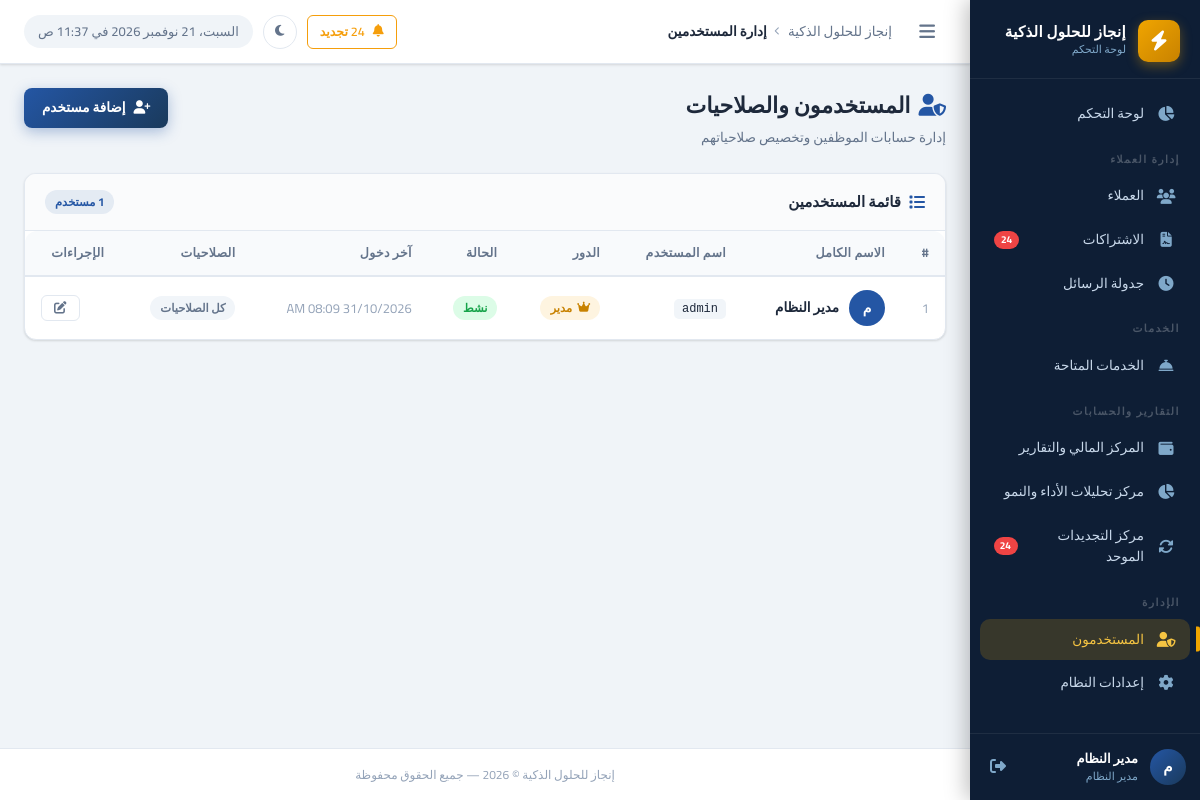
The app's page /users/index.php (signed in), older data.
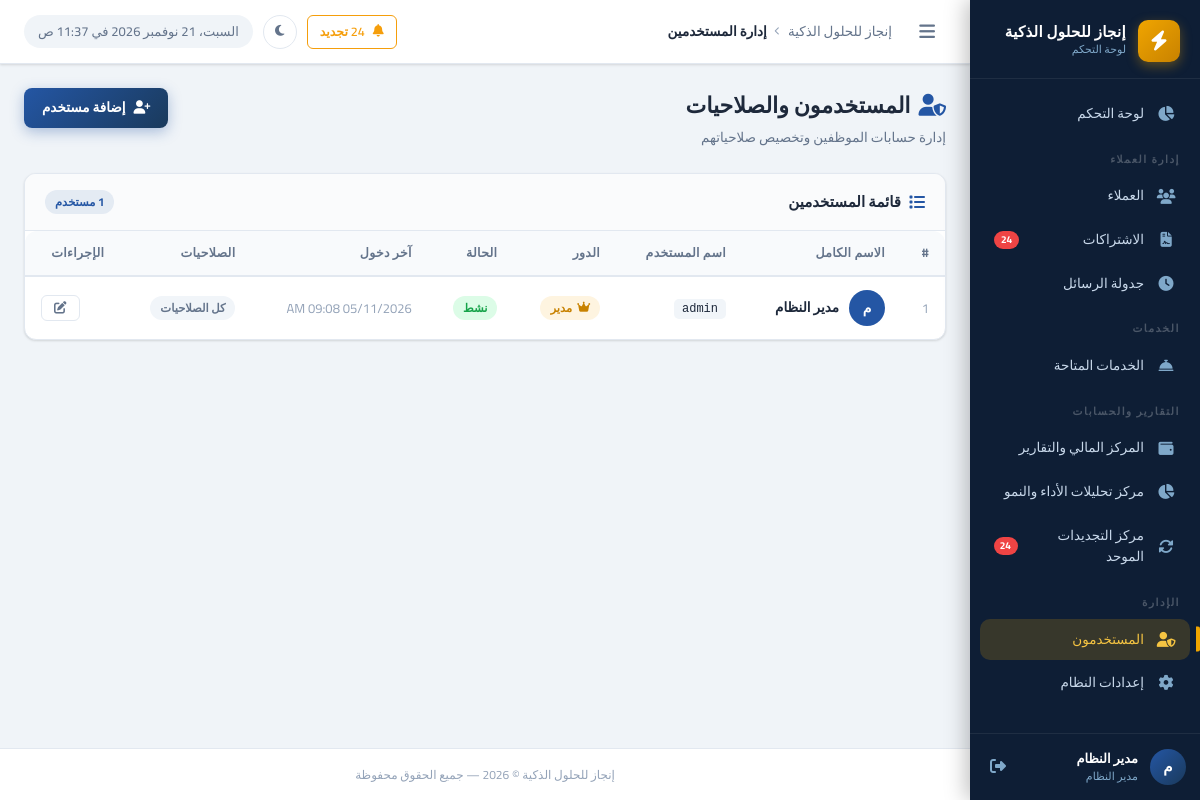
The same page, newer data.
### tables this page shows
CREATE TABLE `users` (
  `id` int UNSIGNED NOT NULL,
  `username` varchar(100) NOT NULL,
  `password` varchar(255) NOT NULL,
  `full_name` varchar(200) NOT NULL,
  `role` enum('admin','employee') NOT NULL DEFAULT 'employee',
  `permissions` json DEFAULT NULL COMMENT 'صلاحيات مخصصة للموظف',
  `status` tinyint(1) NOT NULL DEFAULT '1' COMMENT '1=نشط, 0=موقوف',
  `last_login` datetime DEFAULT NULL,
  `created_at` datetime NOT NULL DEFAULT CURRENT_TIMESTAMP,
  `updated_at` datetime NOT NULL DEFAULT CURRENT_TIMESTAMP ON UPDATE CURRENT_TIMESTAMP
);

### includes/functions.php (called while the page is built, shortened)
<?php
function formatDateTime(string $datetime): string {
    return date('d/m/Y h:i A', strtotime($datetime));
}
function e(mixed $value): string {
    return htmlspecialchars((string)$value, ENT_QUOTES, 'UTF-8');
}

### users/index.php (the view, shortened to what this page needs)
<?php
$db    = getDB();
$users = $db->query("SELECT * FROM users ORDER BY role ASC, full_name ASC")->fetchAll();
require_once INCLUDES_PATH . '/header.php';
?>
<div class="page-header">
  <div class="page-header-text">
    <h1 class="page-title"><i class="fas fa-user-shield" style="color:var(--primary-light);margin-left:8px;"></i>المستخدمون والصلاحيات</h1>
    <p class="page-subtitle">إدارة حسابات الموظفين وتخصيص صلاحياتهم</p>
  </div>
  <div class="page-actions">
    <a href="add.php" class="btn btn-primary" id="btn-add-user">
      <i class="fas fa-user-plus"></i>
      إضافة مستخدم
    </a>
  </div>
</div>
<div class="card">
  <div class="card-header">
    <span class="card-title"><i class="fas fa-list"></i> قائمة المستخدمين</span>
    <span class="badge badge-primary"><?= count($users) ?> مستخدم</span>
  </div>
  <div class="table-wrapper">
    <table class="data-table">
      <thead>
        <tr>
          <th>#</th>
          <th>الاسم الكامل</th>
          <th>اسم المستخدم</th>
          <th>الدور</th>
          <th>الحالة</th>
          <th>آخر دخول</th>
          <th>الصلاحيات</th>
          <th>الإجراءات</th>
        </tr>
      </thead>
      <tbody>
        <?php if (empty($users)): ?>
        <tr><td colspan="8"><div class="empty-state"><div class="empty-icon"><i class="fas fa-users-slash"></i></div><p class="empty-title">لا يوجد مستخدمون</p></div></td></tr>
        <?php else: ?>
        <?php foreach ($users as $i => $user):
          $perms = json_decode($user['permissions'] ?? '[]', true) ?? [];
          $allPerms = ALL_PERMISSIONS;
        ?>
        <tr>
          <td class="text-muted"><?= $i + 1 ?></td>
          <td>
            <div style="display:flex;align-items:center;gap:10px;">
              <div style="width:36px;height:36px;border-radius:50%;background:var(--primary-light);
                          display:flex;align-items:center;justify-content:center;color:#fff;
                          font-weight:700;font-size:14px;flex-shrink:0;">
                <?= e(mb_substr($user['full_name'], 0, 1, 'UTF-8')) ?>
              </div>
              <strong><?= e($user['full_name']) ?></strong>
            </div>
          </td>
          <td><code style="background:#f1f5f9;padding:3px 8px;border-radius:5px;font-size:12px;"><?= e($user['username']) ?></code></td>
          <td>
            <?php if ($user['role'] === 'admin'): ?>
              <span class="badge badge-accent"><i class="fas fa-crown"></i> مدير</span>
            <?php else: ?>
              <span class="badge badge-primary"><i class="fas fa-user"></i> موظف</span>
            <?php endif; ?>
          </td>
          <td>
            <?php if ($user['status']): ?>
              <span class="badge badge-success">نشط</span>
            <?php else: ?>
              <span class="badge badge-danger">موقوف</span>
            <?php endif; ?>
          </td>
          <td class="text-muted"><?= $user['last_login'] ? formatDateTime($user['last_login']) : 'لم يدخل بعد' ?></td>
          <td>
            <?php if ($user['role'] === 'admin'): ?>
              <span class="badge badge-secondary">كل الصلاحيات</span>
            <?php else: ?>
              <span style="font-size:12.5px;color:var(--text-secondary);">
                <?= count($perms) ?> من <?= count($allPerms) ?>
              </span>
            <?php endif; ?>
          </td>
          <td>
            <div class="table-actions">
              <a href="edit.php?id=<?= $user['id'] ?>" class="btn btn-sm btn-outline" title="تعديل">
                <i class="fas fa-edit"></i>
              </a>
            </div>
          </td>
        </tr>
        <?php endforeach; ?>
        <?php endif; ?>
      </tbody>
    </table>
  </div>
</div>
<?php require_once INCLUDES_PATH . '/footer.php'; ?>

Row changes from the older to the newer data that the page shows:
changed users "مدير النظام": last_login "31/10/2026 08:09 AM" → "05/11/2026 09:08 AM"
